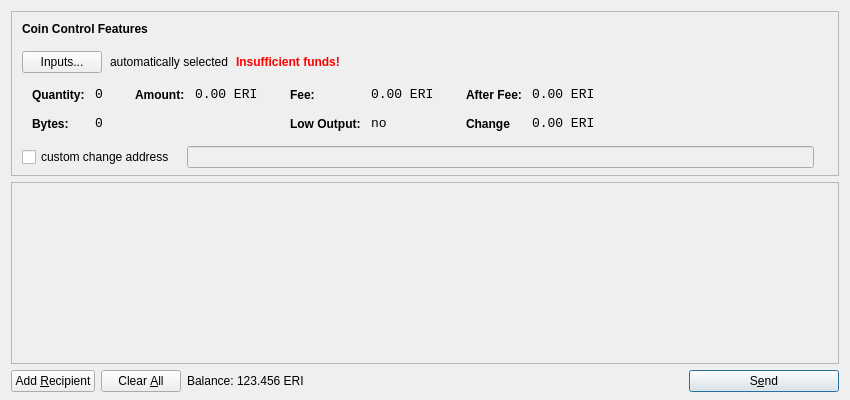
<?xml version="1.0" encoding="UTF-8"?>
<ui version="4.0">
 <class>SendCoinsDialog</class>
 <widget class="QDialog" name="SendCoinsDialog">
  <property name="geometry">
   <rect>
    <x>0</x>
    <y>0</y>
    <width>850</width>
    <height>400</height>
   </rect>
  </property>
  <property name="windowTitle">
   <string>Send Coins</string>
  </property>
  <layout class="QVBoxLayout" name="verticalLayout" stretch="0,1,0">
   <property name="bottomMargin">
    <number>8</number>
   </property>
   <item>
    <widget class="QFrame" name="frameCoinControl">
     <property name="sizePolicy">
      <sizepolicy hsizetype="Expanding" vsizetype="Expanding">
       <horstretch>0</horstretch>
       <verstretch>0</verstretch>
      </sizepolicy>
     </property>
     <property name="maximumSize">
      <size>
       <width>16777215</width>
       <height>16777215</height>
      </size>
     </property>
     <property name="frameShape">
      <enum>QFrame::StyledPanel</enum>
     </property>
     <property name="frameShadow">
      <enum>QFrame::Sunken</enum>
     </property>
     <layout class="QVBoxLayout" name="verticalLayoutCoinControl2">
      <property name="spacing">
       <number>-1</number>
      </property>
      <property name="leftMargin">
       <number>0</number>
      </property>
      <property name="topMargin">
       <number>0</number>
      </property>
      <property name="rightMargin">
       <number>0</number>
      </property>
      <property name="bottomMargin">
       <number>6</number>
      </property>
      <item>
       <layout class="QVBoxLayout" name="verticalLayoutCoinControl" stretch="0,0,0,0,1">
        <property name="spacing">
         <number>0</number>
        </property>
        <property name="leftMargin">
         <number>10</number>
        </property>
        <property name="topMargin">
         <number>10</number>
        </property>
        <item>
         <layout class="QHBoxLayout" name="horizontalLayoutCoinControl1">
          <property name="bottomMargin">
           <number>15</number>
          </property>
          <item>
           <widget class="QLabel" name="labelCoinControlFeatures">
            <property name="sizePolicy">
             <sizepolicy hsizetype="Preferred" vsizetype="Maximum">
              <horstretch>0</horstretch>
              <verstretch>0</verstretch>
             </sizepolicy>
            </property>
            <property name="font">
             <font>
              <weight>75</weight>
              <bold>true</bold>
             </font>
            </property>
            <property name="styleSheet">
             <string notr="true">font-weight:bold;</string>
            </property>
            <property name="text">
             <string>Coin Control Features</string>
            </property>
           </widget>
          </item>
         </layout>
        </item>
        <item>
         <layout class="QHBoxLayout" name="horizontalLayoutCoinControl2" stretch="0,0,0,0">
          <property name="spacing">
           <number>8</number>
          </property>
          <property name="bottomMargin">
           <number>10</number>
          </property>
          <item>
           <widget class="QPushButton" name="pushButtonCoinControl">
            <property name="styleSheet">
             <string notr="true"/>
            </property>
            <property name="text">
             <string>Inputs...</string>
            </property>
           </widget>
          </item>
          <item>
           <widget class="QLabel" name="labelCoinControlAutomaticallySelected">
            <property name="text">
             <string>automatically selected</string>
            </property>
            <property name="margin">
             <number>5</number>
            </property>
           </widget>
          </item>
          <item>
           <widget class="QLabel" name="labelCoinControlInsuffFunds">
            <property name="font">
             <font>
              <weight>75</weight>
              <bold>true</bold>
             </font>
            </property>
            <property name="styleSheet">
             <string notr="true">color:red;font-weight:bold;</string>
            </property>
            <property name="text">
             <string>Insufficient funds!</string>
            </property>
            <property name="margin">
             <number>5</number>
            </property>
           </widget>
          </item>
          <item>
           <spacer name="horizontalSpacERIcoinControl">
            <property name="orientation">
             <enum>Qt::Horizontal</enum>
            </property>
            <property name="sizeHint" stdset="0">
             <size>
              <width>40</width>
              <height>1</height>
             </size>
            </property>
           </spacer>
          </item>
         </layout>
        </item>
        <item>
         <widget class="QWidget" name="widgetCoinControl" native="true">
          <property name="sizePolicy">
           <sizepolicy hsizetype="Preferred" vsizetype="Preferred">
            <horstretch>0</horstretch>
            <verstretch>0</verstretch>
           </sizepolicy>
          </property>
          <property name="minimumSize">
           <size>
            <width>0</width>
            <height>0</height>
           </size>
          </property>
          <property name="styleSheet">
           <string notr="true"/>
          </property>
          <layout class="QHBoxLayout" name="horizontalLayoutCoinControl5">
           <property name="margin">
            <number>0</number>
           </property>
           <item>
            <layout class="QHBoxLayout" name="horizontalLayoutCoinControl3" stretch="0,0,0,1">
             <property name="spacing">
              <number>20</number>
             </property>
             <property name="topMargin">
              <number>0</number>
             </property>
             <property name="bottomMargin">
              <number>10</number>
             </property>
             <item>
              <layout class="QFormLayout" name="formLayoutCoinControl1">
               <property name="horizontalSpacing">
                <number>10</number>
               </property>
               <property name="verticalSpacing">
                <number>14</number>
               </property>
               <property name="leftMargin">
                <number>10</number>
               </property>
               <property name="topMargin">
                <number>4</number>
               </property>
               <property name="rightMargin">
                <number>6</number>
               </property>
               <item row="0" column="0">
                <widget class="QLabel" name="labelCoinControlQuantityText">
                 <property name="styleSheet">
                  <string notr="true">font-weight:bold;</string>
                 </property>
                 <property name="text">
                  <string>Quantity:</string>
                 </property>
                 <property name="margin">
                  <number>0</number>
                 </property>
                </widget>
               </item>
               <item row="0" column="1">
                <widget class="QLabel" name="labelCoinControlQuantity">
                 <property name="font">
                  <font>
                   <family>Monospace</family>
                   <pointsize>10</pointsize>
                  </font>
                 </property>
                 <property name="cursor">
                  <cursorShape>IBeamCursor</cursorShape>
                 </property>
                 <property name="contextMenuPolicy">
                  <enum>Qt::ActionsContextMenu</enum>
                 </property>
                 <property name="text">
                  <string>0</string>
                 </property>
                 <property name="margin">
                  <number>0</number>
                 </property>
                 <property name="textInteractionFlags">
                  <set>Qt::LinksAccessibleByMouse|Qt::TextSelectableByKeyboard|Qt::TextSelectableByMouse</set>
                 </property>
                </widget>
               </item>
               <item row="1" column="0">
                <widget class="QLabel" name="labelCoinControlBytesText">
                 <property name="styleSheet">
                  <string notr="true">font-weight:bold;</string>
                 </property>
                 <property name="text">
                  <string>Bytes:</string>
                 </property>
                </widget>
               </item>
               <item row="1" column="1">
                <widget class="QLabel" name="labelCoinControlBytes">
                 <property name="font">
                  <font>
                   <family>Monospace</family>
                   <pointsize>10</pointsize>
                  </font>
                 </property>
                 <property name="cursor">
                  <cursorShape>IBeamCursor</cursorShape>
                 </property>
                 <property name="contextMenuPolicy">
                  <enum>Qt::ActionsContextMenu</enum>
                 </property>
                 <property name="text">
                  <string>0</string>
                 </property>
                 <property name="textInteractionFlags">
                  <set>Qt::LinksAccessibleByMouse|Qt::TextSelectableByKeyboard|Qt::TextSelectableByMouse</set>
                 </property>
                </widget>
               </item>
              </layout>
             </item>
             <item>
              <layout class="QFormLayout" name="formLayoutCoinControl2">
               <property name="horizontalSpacing">
                <number>10</number>
               </property>
               <property name="verticalSpacing">
                <number>14</number>
               </property>
               <property name="leftMargin">
                <number>6</number>
               </property>
               <property name="topMargin">
                <number>4</number>
               </property>
               <property name="rightMargin">
                <number>6</number>
               </property>
               <item row="0" column="0">
                <widget class="QLabel" name="labelCoinControlAmountText">
                 <property name="styleSheet">
                  <string notr="true">font-weight:bold;</string>
                 </property>
                 <property name="text">
                  <string>Amount:</string>
                 </property>
                 <property name="margin">
                  <number>0</number>
                 </property>
                </widget>
               </item>
               <item row="0" column="1">
                <widget class="QLabel" name="labelCoinControlAmount">
                 <property name="font">
                  <font>
                   <family>Monospace</family>
                   <pointsize>10</pointsize>
                  </font>
                 </property>
                 <property name="cursor">
                  <cursorShape>IBeamCursor</cursorShape>
                 </property>
                 <property name="contextMenuPolicy">
                  <enum>Qt::ActionsContextMenu</enum>
                 </property>
                 <property name="text">
                  <string notr="true">0.00 ERI</string>
                 </property>
                 <property name="textInteractionFlags">
                  <set>Qt::LinksAccessibleByMouse|Qt::TextSelectableByKeyboard|Qt::TextSelectableByMouse</set>
                 </property>
                </widget>
               </item>
              </layout>
             </item>
             <item>
              <layout class="QFormLayout" name="formLayoutCoinControl3">
               <property name="horizontalSpacing">
                <number>10</number>
               </property>
               <property name="verticalSpacing">
                <number>14</number>
               </property>
               <property name="leftMargin">
                <number>6</number>
               </property>
               <property name="topMargin">
                <number>4</number>
               </property>
               <property name="rightMargin">
                <number>6</number>
               </property>
               <item row="0" column="0">
                <widget class="QLabel" name="labelCoinControlFeeText">
                 <property name="styleSheet">
                  <string notr="true">font-weight:bold;</string>
                 </property>
                 <property name="text">
                  <string>Fee:</string>
                 </property>
                 <property name="margin">
                  <number>0</number>
                 </property>
                </widget>
               </item>
               <item row="0" column="1">
                <widget class="QLabel" name="labelCoinControlFee">
                 <property name="font">
                  <font>
                   <family>Monospace</family>
                   <pointsize>10</pointsize>
                  </font>
                 </property>
                 <property name="cursor">
                  <cursorShape>IBeamCursor</cursorShape>
                 </property>
                 <property name="contextMenuPolicy">
                  <enum>Qt::ActionsContextMenu</enum>
                 </property>
                 <property name="text">
                  <string notr="true">0.00 ERI</string>
                 </property>
                 <property name="textInteractionFlags">
                  <set>Qt::LinksAccessibleByMouse|Qt::TextSelectableByKeyboard|Qt::TextSelectableByMouse</set>
                 </property>
                </widget>
               </item>
               <item row="1" column="0">
                <widget class="QLabel" name="labelCoinControlLowOutputText">
                 <property name="styleSheet">
                  <string notr="true">font-weight:bold;</string>
                 </property>
                 <property name="text">
                  <string>Low Output:</string>
                 </property>
                </widget>
               </item>
               <item row="1" column="1">
                <widget class="QLabel" name="labelCoinControlLowOutput">
                 <property name="font">
                  <font>
                   <family>Monospace</family>
                   <pointsize>10</pointsize>
                  </font>
                 </property>
                 <property name="cursor">
                  <cursorShape>IBeamCursor</cursorShape>
                 </property>
                 <property name="contextMenuPolicy">
                  <enum>Qt::ActionsContextMenu</enum>
                 </property>
                 <property name="text">
                  <string>no</string>
                 </property>
                 <property name="textInteractionFlags">
                  <set>Qt::LinksAccessibleByMouse|Qt::TextSelectableByKeyboard|Qt::TextSelectableByMouse</set>
                 </property>
                </widget>
               </item>
              </layout>
             </item>
             <item>
              <layout class="QFormLayout" name="formLayoutCoinControl4">
               <property name="horizontalSpacing">
                <number>10</number>
               </property>
               <property name="verticalSpacing">
                <number>14</number>
               </property>
               <property name="leftMargin">
                <number>6</number>
               </property>
               <property name="topMargin">
                <number>4</number>
               </property>
               <property name="rightMargin">
                <number>6</number>
               </property>
               <item row="0" column="0">
                <widget class="QLabel" name="labelCoinControlAfterFeeText">
                 <property name="styleSheet">
                  <string notr="true">font-weight:bold;</string>
                 </property>
                 <property name="text">
                  <string>After Fee:</string>
                 </property>
                 <property name="margin">
                  <number>0</number>
                 </property>
                </widget>
               </item>
               <item row="0" column="1">
                <widget class="QLabel" name="labelCoinControlAfterFee">
                 <property name="font">
                  <font>
                   <family>Monospace</family>
                   <pointsize>10</pointsize>
                  </font>
                 </property>
                 <property name="cursor">
                  <cursorShape>IBeamCursor</cursorShape>
                 </property>
                 <property name="contextMenuPolicy">
                  <enum>Qt::ActionsContextMenu</enum>
                 </property>
                 <property name="text">
                  <string notr="true">0.00 ERI</string>
                 </property>
                 <property name="textInteractionFlags">
                  <set>Qt::LinksAccessibleByMouse|Qt::TextSelectableByKeyboard|Qt::TextSelectableByMouse</set>
                 </property>
                </widget>
               </item>
               <item row="1" column="0">
                <widget class="QLabel" name="labelCoinControlChangeText">
                 <property name="styleSheet">
                  <string notr="true">font-weight:bold;</string>
                 </property>
                 <property name="text">
                  <string>Change</string>
                 </property>
                </widget>
               </item>
               <item row="1" column="1">
                <widget class="QLabel" name="labelCoinControlChange">
                 <property name="font">
                  <font>
                   <family>Monospace</family>
                   <pointsize>10</pointsize>
                  </font>
                 </property>
                 <property name="cursor">
                  <cursorShape>IBeamCursor</cursorShape>
                 </property>
                 <property name="contextMenuPolicy">
                  <enum>Qt::ActionsContextMenu</enum>
                 </property>
                 <property name="text">
                  <string notr="true">0.00 ERI</string>
                 </property>
                 <property name="textInteractionFlags">
                  <set>Qt::LinksAccessibleByMouse|Qt::TextSelectableByKeyboard|Qt::TextSelectableByMouse</set>
                 </property>
                </widget>
               </item>
              </layout>
             </item>
            </layout>
           </item>
          </layout>
         </widget>
        </item>
        <item>
         <layout class="QHBoxLayout" name="horizontalLayoutCoinControl4" stretch="0,0,0">
          <property name="spacing">
           <number>12</number>
          </property>
          <property name="sizeConstraint">
           <enum>QLayout::SetDefaultConstraint</enum>
          </property>
          <property name="topMargin">
           <number>5</number>
          </property>
          <property name="rightMargin">
           <number>5</number>
          </property>
          <item>
           <widget class="QCheckBox" name="checkBoxCoinControlChange">
            <property name="text">
             <string>custom change address</string>
            </property>
           </widget>
          </item>
          <item>
           <widget class="QLineEdit" name="lineEditCoinControlChange">
            <property name="enabled">
             <bool>false</bool>
            </property>
            <property name="sizePolicy">
             <sizepolicy hsizetype="Expanding" vsizetype="Fixed">
              <horstretch>0</horstretch>
              <verstretch>0</verstretch>
             </sizepolicy>
            </property>
           </widget>
          </item>
          <item>
           <widget class="QLabel" name="labelCoinControlChangeLabel">
            <property name="sizePolicy">
             <sizepolicy hsizetype="Preferred" vsizetype="Expanding">
              <horstretch>0</horstretch>
              <verstretch>0</verstretch>
             </sizepolicy>
            </property>
            <property name="minimumSize">
             <size>
              <width>0</width>
              <height>0</height>
             </size>
            </property>
            <property name="text">
             <string/>
            </property>
            <property name="margin">
             <number>3</number>
            </property>
           </widget>
          </item>
         </layout>
        </item>
        <item>
         <spacer name="verticalSpacERIcoinControl">
          <property name="orientation">
           <enum>Qt::Vertical</enum>
          </property>
          <property name="sizeHint" stdset="0">
           <size>
            <width>800</width>
            <height>1</height>
           </size>
          </property>
         </spacer>
        </item>
       </layout>
      </item>
     </layout>
    </widget>
   </item>
   <item>
    <widget class="QScrollArea" name="scrollArea">
     <property name="widgetResizable">
      <bool>true</bool>
     </property>
     <widget class="QWidget" name="scrollAreaWidgetContents">
      <property name="geometry">
       <rect>
        <x>0</x>
        <y>0</y>
        <width>830</width>
        <height>165</height>
       </rect>
      </property>
      <layout class="QVBoxLayout" name="verticalLayout_2">
       <property name="margin">
        <number>0</number>
       </property>
       <item>
        <layout class="QVBoxLayout" name="entries">
         <property name="spacing">
          <number>6</number>
         </property>
        </layout>
       </item>
       <item>
        <spacer name="verticalSpacer">
         <property name="orientation">
          <enum>Qt::Vertical</enum>
         </property>
         <property name="sizeHint" stdset="0">
          <size>
           <width>20</width>
           <height>40</height>
          </size>
         </property>
        </spacer>
       </item>
      </layout>
     </widget>
    </widget>
   </item>
   <item>
    <layout class="QHBoxLayout" name="horizontalLayout">
     <item>
      <widget class="QPushButton" name="addButton">
       <property name="toolTip">
        <string>Send to multiple recipients at once</string>
       </property>
       <property name="text">
        <string>Add &amp;Recipient</string>
       </property>
       <property name="autoDefault">
        <bool>false</bool>
       </property>
      </widget>
     </item>
     <item>
      <widget class="QPushButton" name="clearButton">
       <property name="sizePolicy">
        <sizepolicy hsizetype="Minimum" vsizetype="Fixed">
         <horstretch>0</horstretch>
         <verstretch>0</verstretch>
        </sizepolicy>
       </property>
       <property name="toolTip">
        <string>Remove all transaction fields</string>
       </property>
       <property name="text">
        <string>Clear &amp;All</string>
       </property>
       <property name="autoRepeatDelay">
        <number>300</number>
       </property>
       <property name="autoDefault">
        <bool>false</bool>
       </property>
      </widget>
     </item>
     <item>
      <layout class="QHBoxLayout" name="horizontalLayout_2">
       <property name="spacing">
        <number>3</number>
       </property>
       <item>
        <widget class="QLabel" name="label">
         <property name="sizePolicy">
          <sizepolicy hsizetype="Preferred" vsizetype="Fixed">
           <horstretch>0</horstretch>
           <verstretch>0</verstretch>
          </sizepolicy>
         </property>
         <property name="text">
          <string>Balance:</string>
         </property>
        </widget>
       </item>
       <item>
        <widget class="QLabel" name="labelBalance">
         <property name="sizePolicy">
          <sizepolicy hsizetype="Preferred" vsizetype="Fixed">
           <horstretch>0</horstretch>
           <verstretch>0</verstretch>
          </sizepolicy>
         </property>
         <property name="cursor">
          <cursorShape>IBeamCursor</cursorShape>
         </property>
         <property name="text">
          <string notr="true">123.456 ERI</string>
         </property>
         <property name="textInteractionFlags">
          <set>Qt::LinksAccessibleByMouse|Qt::TextSelectableByKeyboard|Qt::TextSelectableByMouse</set>
         </property>
        </widget>
       </item>
      </layout>
     </item>
     <item>
      <spacer name="horizontalSpacer">
       <property name="orientation">
        <enum>Qt::Horizontal</enum>
       </property>
       <property name="sizeHint" stdset="0">
        <size>
         <width>40</width>
         <height>20</height>
        </size>
       </property>
      </spacer>
     </item>
     <item>
      <widget class="QPushButton" name="sendButton">
       <property name="minimumSize">
        <size>
         <width>150</width>
         <height>0</height>
        </size>
       </property>
       <property name="toolTip">
        <string>Confirm the send action</string>
       </property>
       <property name="text">
        <string>S&amp;end</string>
       </property>
       <property name="icon">
        <iconset resource="../bitcoin.qrc">
         <normaloff>:/icons/send</normaloff>:/icons/send</iconset>
       </property>
       <property name="default">
        <bool>true</bool>
       </property>
      </widget>
     </item>
    </layout>
   </item>
  </layout>
 </widget>
 <resources>
  <include location="../bitcoin.qrc"/>
 </resources>
 <connections/>
</ui>
